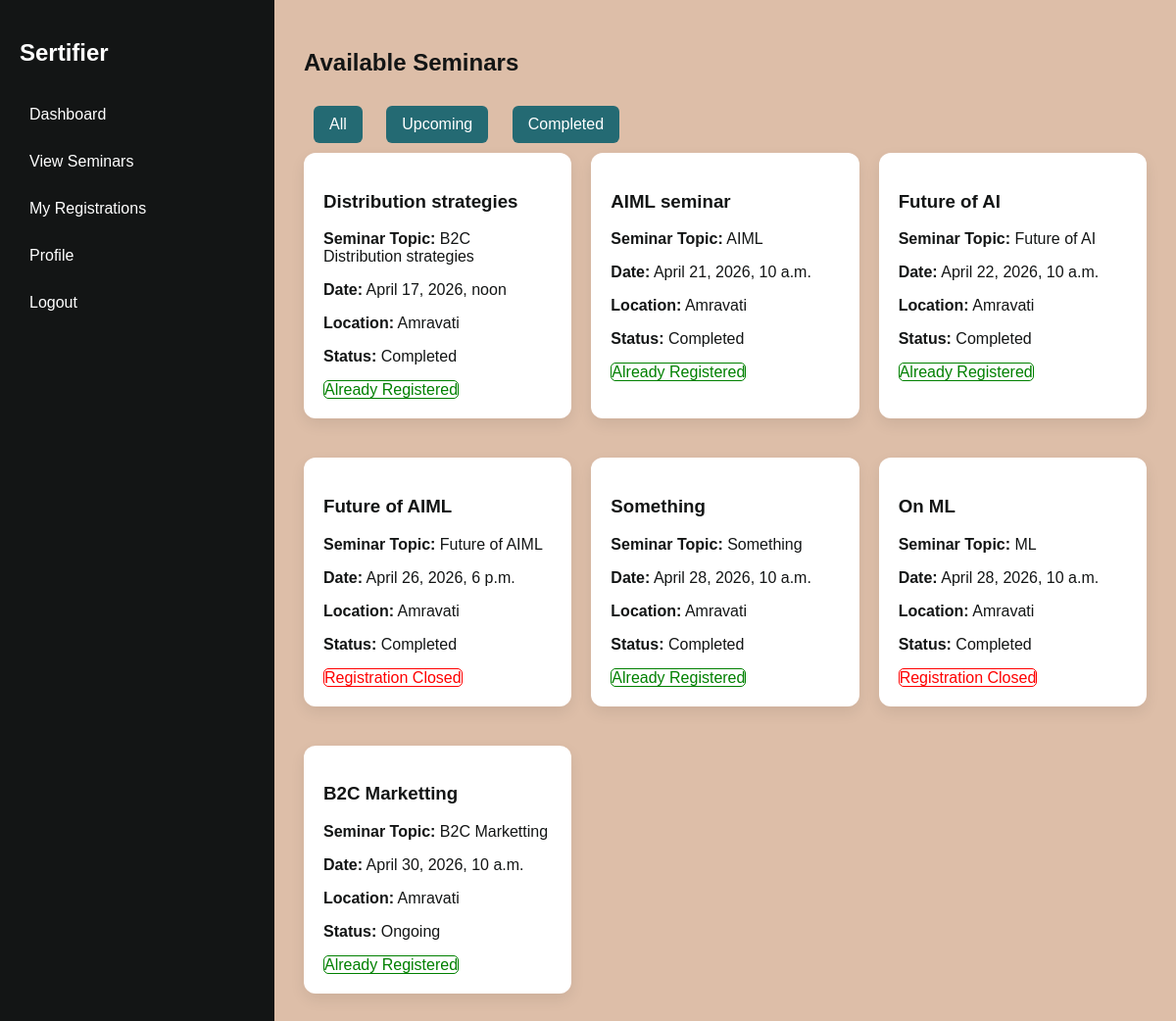
Screenshot of /seminars/all/ (signed in) with the database file from the repository.
### seminars/models.py (models this page shows, shortened)
class Seminar(models.Model):
    title = models.CharField(max_length=200)
    topic = models.CharField(max_length=200)
    description = models.TextField()
    date_time = models.DateTimeField(null=True)
    location = models.CharField(max_length=255)
    created_by = models.ForeignKey(User, on_delete=models.CASCADE)
    created_at = models.DateTimeField(auto_now_add=True, null=True)
    @property
    def status(self):
        now = timezone.now()
        if self.date_time.date() > now.date():
            return "Upcoming"
        elif self.date_time.date() == now.date():
            return "Ongoing"
        else:
            return "Completed"
    @property
    def registration_open(self):
        now = timezone.now()
        return now < self.date_time
    certificate_enabled = models.BooleanField(default=True)
    certificate_title = models.CharField(
        max_length=200,
        default='Certificate of Participation'
    )
    certificate_logo_left = models.ImageField(
        upload_to='certificate_logos/',
        blank=True,
        null=True
    )
    certificate_logo_right = models.ImageField(
        upload_to='certificate_logos/',
        blank=True,
        null=True
    )
    certificate_signature = models.ImageField(
        upload_to='certificate_signatures/',
        blank=True,
        null=True
    )
    attendance_code = models.CharField(
        max_length=20,
        blank=True,
        null=True
    )
    attendance_code_created_at = models.DateTimeField(
        blank=True,
        null=True
    )

### seminars/views.py (the view)
# urls.py: path('all/', views.user_seminars, name='user_seminars'),
@login_required
def user_seminars(request):
    seminars = Seminar.objects.all()
    status = request.GET.get('status')
    registered_seminars = (
        SeminarRegistration.objects.filter(
            user=request.user
        ).values_list(
            'seminar_id',
            flat=True
        )
    )
    if status == 'upcoming':
        seminars = seminars.filter(
            date_time__date__gt=timezone.now().date()
        )
    elif status == 'completed':
        seminars = seminars.filter(
            date_time__date__lt=timezone.now().date()
        )
    return render(request, 'user_seminars.html', {
        'seminars': seminars,
        'registered_seminars':registered_seminars,
    })

### seminars/templates/user_seminars.html
{% extends 'base.html' %}
{% block content %}
<h2>Available Seminars</h2>
    <a href="?" class="btn">All</a>
    <a href="?status=upcoming" class="btn">
    Upcoming
    </a>
    <a href="?status=completed" class="btn">
    Completed
    </a>
<div class="grid">
    {% for seminar in seminars %}
    <div class="card">
        <h3>{{ seminar.title }}</h3>
        <p><strong>Seminar Topic:</strong> {{ seminar.topic }}</p>
        <p><strong>Date:</strong> {{ seminar.date_time }}</p>
        <p><strong>Location:</strong> {{ seminar.location }}</p>
        <p><strong>Status:</strong> {{ seminar.status }}</p>
        {% if seminar.id in registered_seminars %}
            <span style="color:green; border:1px solid; border-radius:5px;">Already Registered</span>
        {% else %}
            {% if seminar.registration_open %}
            <a href="{% url 'register_seminar' seminar.id %}" class="btn">
            Register
            </a>
            {% else %}
            <span style="color:red; border:1px solid; border-radius:5px;">Registration Closed</span>
            {% endif %}
        {% endif %}
    </div>
    {% endfor %}
</div>
{% endblock %}

### User/static/css/style.css (style rules this page uses)
:root { --primary: #131515; --secondary: #246a73; --accent: #368f8b; --muted: #f3dfc1; --bg: #ddbea8; --white: #ffffff; }
body { margin: 0; font-family: 'Poppins', sans-serif; background-color: var(--bg); color: var(--primary); }
.card { background: var(--white); padding: 20px; border-radius: 12px; margin-bottom: 20px; box-shadow: 0 6px 15px rgba(0,0,0,0.08); transition: 0.3s; }
.btn { display: inline-block; background: var(--secondary); color: var(--white); padding: 10px 16px; border-radius: 6px; text-decoration: none; transition: 0.3s; margin:10px; }
.grid { display: grid; grid-template-columns: repeat(auto-fit, minmax(250px, 1fr)); gap: 20px; }

### rows the page displays
Seminar: title "Distribution strategies", topic "B2C Distribution strategies", date_time "April 17, 2026, noon", location "Amravati", status "Completed", shows "Already Registered"
Seminar: title "AIML seminar", topic "AIML", date_time "April 21, 2026, 10 a.m.", location "Amravati", status "Completed", shows "Already Registered"
Seminar: title "Future of AI", topic "Future of AI", date_time "April 22, 2026, 10 a.m.", location "Amravati", status "Completed", shows "Already Registered"
Seminar: title "Future of AIML", topic "Future of AIML", date_time "April 26, 2026, 6 p.m.", location "Amravati", status "Completed", shows "Registration Closed"
Seminar: title "Something", topic "Something", date_time "April 28, 2026, 10 a.m.", location "Amravati", status "Completed", shows "Already Registered"
Seminar: title "On ML", topic "ML", date_time "April 28, 2026, 10 a.m.", location "Amravati", status "Completed", shows "Registration Closed"
Seminar: title "B2C Marketting", topic "B2C Marketting", date_time "April 30, 2026, 10 a.m.", location "Amravati", status "Ongoing", shows "Already Registered"
